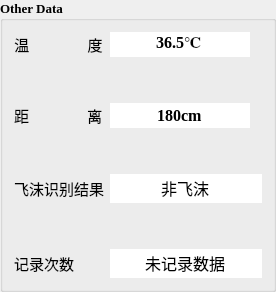
        <widget class="QGroupBox" name="groupBox_6">
         <property name="sizePolicy">
          <sizepolicy hsizetype="Fixed" vsizetype="MinimumExpanding">
           <horstretch>0</horstretch>
           <verstretch>0</verstretch>
          </sizepolicy>
         </property>
         <property name="minimumSize">
          <size>
           <width>276</width>
           <height>0</height>
          </size>
         </property>
         <property name="baseSize">
          <size>
           <width>276</width>
           <height>0</height>
          </size>
         </property>
         <property name="font">
          <font>
           <family>Times New Roman</family>
           <pointsize>10</pointsize>
           <bold>true</bold>
          </font>
         </property>
         <property name="title">
          <string>Other Data</string>
         </property>
         <layout class="QGridLayout" name="gridLayout_16">
          <item row="0" column="0">
           <widget class="QLabel" name="label_10">
            <property name="sizePolicy">
             <sizepolicy hsizetype="Fixed" vsizetype="Expanding">
              <horstretch>0</horstretch>
              <verstretch>0</verstretch>
             </sizepolicy>
            </property>
            <property name="font">
             <font>
              <family>仓耳今楷05-6763 W05</family>
              <pointsize>11</pointsize>
              <bold>false</bold>
             </font>
            </property>
            <property name="text">
             <string>温               度</string>
            </property>
            <property name="alignment">
             <set>Qt::AlignCenter</set>
            </property>
           </widget>
          </item>
          <item row="0" column="1">
           <widget class="QLineEdit" name="lineEdit">
            <property name="sizePolicy">
             <sizepolicy hsizetype="Fixed" vsizetype="Expanding">
              <horstretch>0</horstretch>
              <verstretch>0</verstretch>
             </sizepolicy>
            </property>
            <property name="font">
             <font>
              <family>Times New Roman</family>
              <pointsize>12</pointsize>
              <bold>true</bold>
             </font>
            </property>
            <property name="contextMenuPolicy">
             <enum>Qt::NoContextMenu</enum>
            </property>
            <property name="text">
             <string>36.5℃</string>
            </property>
            <property name="frame">
             <bool>false</bool>
            </property>
            <property name="alignment">
             <set>Qt::AlignCenter</set>
            </property>
           </widget>
          </item>
          <item row="2" column="0">
           <widget class="QLabel" name="label_11">
            <property name="sizePolicy">
             <sizepolicy hsizetype="Fixed" vsizetype="Expanding">
              <horstretch>0</horstretch>
              <verstretch>0</verstretch>
             </sizepolicy>
            </property>
            <property name="font">
             <font>
              <family>仓耳今楷05-6763 W05</family>
              <pointsize>11</pointsize>
              <bold>false</bold>
             </font>
            </property>
            <property name="text">
             <string>距               离</string>
            </property>
           </widget>
          </item>
          <item row="2" column="1">
           <widget class="QLineEdit" name="lineEdit_2">
            <property name="sizePolicy">
             <sizepolicy hsizetype="Fixed" vsizetype="Expanding">
              <horstretch>0</horstretch>
              <verstretch>0</verstretch>
             </sizepolicy>
            </property>
            <property name="font">
             <font>
              <family>Times New Roman</family>
              <pointsize>12</pointsize>
              <bold>true</bold>
             </font>
            </property>
            <property name="text">
             <string>180cm</string>
            </property>
            <property name="frame">
             <bool>false</bool>
            </property>
            <property name="alignment">
             <set>Qt::AlignCenter</set>
            </property>
           </widget>
          </item>
          <item row="6" column="0">
           <widget class="QLabel" name="label_13">
            <property name="sizePolicy">
             <sizepolicy hsizetype="Fixed" vsizetype="Expanding">
              <horstretch>0</horstretch>
              <verstretch>0</verstretch>
             </sizepolicy>
            </property>
            <property name="font">
             <font>
              <family>仓耳今楷05-6763 W05</family>
              <pointsize>11</pointsize>
              <bold>false</bold>
             </font>
            </property>
            <property name="text">
             <string>记录次数</string>
            </property>
           </widget>
          </item>
          <item row="4" column="0">
           <widget class="QLabel" name="label_12">
            <property name="sizePolicy">
             <sizepolicy hsizetype="Fixed" vsizetype="Expanding">
              <horstretch>0</horstretch>
              <verstretch>0</verstretch>
             </sizepolicy>
            </property>
            <property name="font">
             <font>
              <family>仓耳今楷05-6763 W05</family>
              <pointsize>11</pointsize>
              <bold>false</bold>
             </font>
            </property>
            <property name="text">
             <string>飞沫识别结果</string>
            </property>
           </widget>
          </item>
          <item row="1" column="1">
           <spacer name="verticalSpacer_4">
            <property name="orientation">
             <enum>Qt::Vertical</enum>
            </property>
            <property name="sizeHint" stdset="0">
             <size>
              <width>20</width>
              <height>40</height>
             </size>
            </property>
           </spacer>
          </item>
          <item row="4" column="1">
           <widget class="QLineEdit" name="lineEdit_3">
            <property name="sizePolicy">
             <sizepolicy hsizetype="MinimumExpanding" vsizetype="Expanding">
              <horstretch>0</horstretch>
              <verstretch>0</verstretch>
             </sizepolicy>
            </property>
            <property name="font">
             <font>
              <family>仓耳今楷05-6763 W05</family>
              <pointsize>12</pointsize>
              <bold>false</bold>
             </font>
            </property>
            <property name="text">
             <string>非飞沫</string>
            </property>
            <property name="frame">
             <bool>false</bool>
            </property>
            <property name="alignment">
             <set>Qt::AlignCenter</set>
            </property>
           </widget>
          </item>
          <item row="3" column="1">
           <spacer name="verticalSpacer_5">
            <property name="orientation">
             <enum>Qt::Vertical</enum>
            </property>
            <property name="sizeHint" stdset="0">
             <size>
              <width>20</width>
              <height>40</height>
             </size>
            </property>
           </spacer>
          </item>
          <item row="6" column="1">
           <widget class="QLineEdit" name="lineEdit_4">
            <property name="sizePolicy">
             <sizepolicy hsizetype="Preferred" vsizetype="Expanding">
              <horstretch>0</horstretch>
              <verstretch>0</verstretch>
             </sizepolicy>
            </property>
            <property name="font">
             <font>
              <family>仓耳今楷05-6763 W05</family>
              <pointsize>12</pointsize>
              <bold>false</bold>
             </font>
            </property>
            <property name="text">
             <string>未记录数据</string>
            </property>
            <property name="frame">
             <bool>false</bool>
            </property>
            <property name="alignment">
             <set>Qt::AlignCenter</set>
            </property>
           </widget>
          </item>
          <item row="5" column="1">
           <spacer name="verticalSpacer_6">
            <property name="orientation">
             <enum>Qt::Vertical</enum>
            </property>
            <property name="sizeHint" stdset="0">
             <size>
              <width>20</width>
              <height>40</height>
             </size>
            </property>
           </spacer>
          </item>
         </layout>
        </widget>
